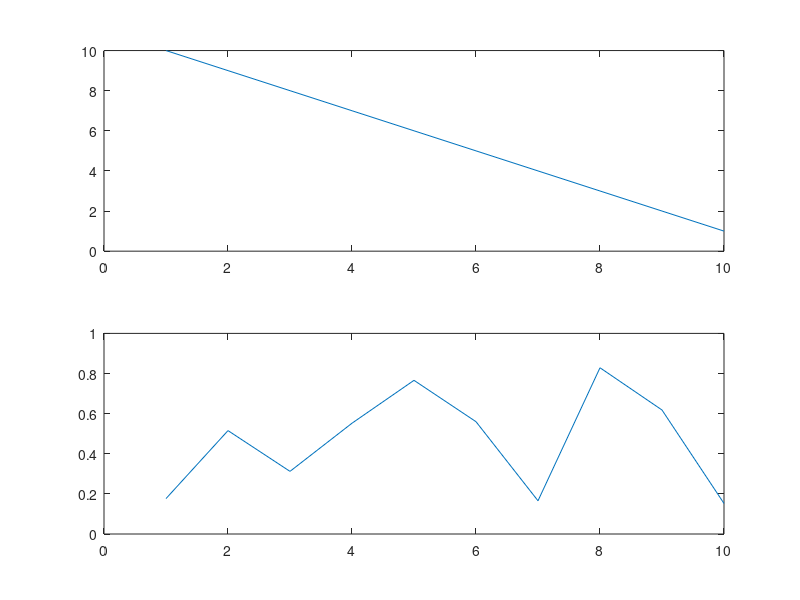

Here is the MATLAB script that generated this plot: (Note: this script raises an error after producing the figure.)
fig = figure('position',[100 100 850 600]);
x = 1:10;
for i = 1:10
subplot(2,1,1);
plot(x);
x = fliplr(x);
subplot(2,1,2);
plot(rand(1,10));
f(i) = getframe(fig);
end
close all
[h, w, p] = size(f(1).cdata);  % use 1st frame to get dimensions
hf = figure; 
% resize figure based on frame's w x h, and place at (150, 150)
set(hf, 'position', [150 150 w h]);
axis off
movie(hf,f);
mplay(f)